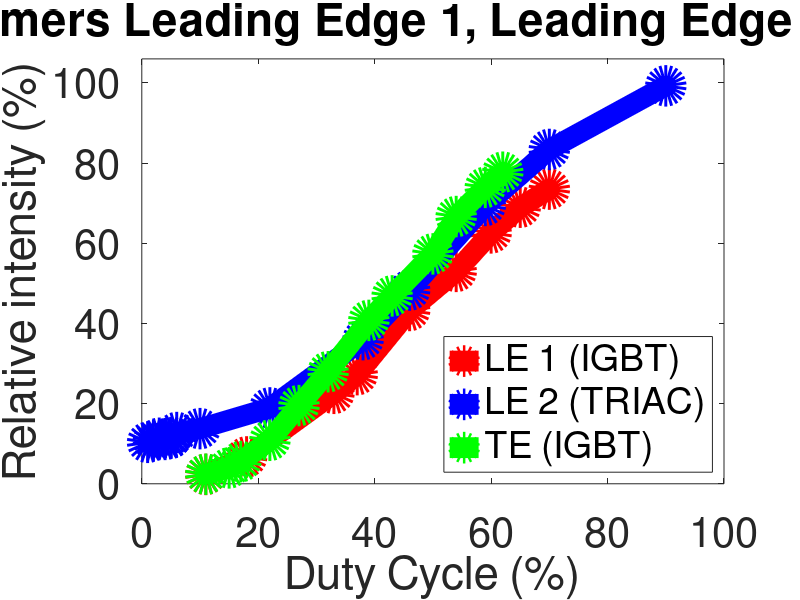

This chart was generated by the following MATLAB code:
%Este script carga y grafica los datos experimentales del estudio de la energia
%aprovechada por los dimmers en la relacion a la almacenada a la lamparas
%LED. Se grafico intensidad relativa en funcion del dutycycle (esto lo
%explica detalladamente en la seccion 3.4 del capitulo 3 del documento de este proyecto).




Duty_cycle_1=[11;18;33;37;46;54;60;65;70];
Vout_1=[0.16;0.46;1.55;1.87;2.97;3.64;4.3;4.74;5.05];
Iout_1=Vout_1/10000;

Duty_cycle_2=[1;2;3;4;4.98;5;5.02;6;10;22;38;46;59;70;90];
Vout_2=[0.71;0.74;0.78;0.76;0.78;0.79;0.79;0.878;0.945;1.3;2.47;3.32;4.77;5.73;6.82];
Iout_2=Vout_2/10000;

Duty_cycle_3=[11;15;17;22;27;32;39;43;50;54;59;62];
Vout_3=[0.164;0.272;0.38;0.745;1.34;1.92;2.8;3.22;3.94;4.58;5.08;5.34];
Iout_3=Vout_3/10000;



Duty_cycle_4=[18;20;25;27;33;37;41;46;50;58];
Vout_4=[0.2;0.232;0.5;0.555;1.05;1.37;1.56;1.8;1.85;2.09];
Iout_4=Vout_4/10000;

Duty_cycle_5=[20;23;28;36;40;45;52;58;61;87];
Vout_5=[0.68;0.88;1.17;1.54;1.81;2.01;2.22;2.25;2.25;2.25];
Iout_5=Vout_5/10000;

Duty_cycle_6=[26;35;41;48;57;62;71;77;82];
Vout_6=[0.52;1.04;1.35;1.7;2.04;2.08;2.1;2.1;2.12];
Iout_6=Vout_6/10000;

Duty_cycle_7=[25;40;51;58;66;87];
Vout_7=[1;1.79;2;2.3;2.54;2.72];
Iout_7=Vout_7/10000;

Duty_cycle_8=[18;28;36;44;52;65;74;86;93];
Vout_8=[0.495;0.87;1.21;1.51;1.92;2.35;3;3.01;3.01];
Iout_8=Vout_8/10000;

Duty_cycle_9=[28;39;51;64;74;82];
Vout_9=[0.591;0.906;1.4;1.85;2.25;2.58];
Iout_9=Vout_9/10000;

% Duty_cycle_10=[25;40;51;58;66;87];
% Vout_10=[1;1.79;2;2.3;2.54;2.72];
% Iout_10=Vout_10/10000;
% 
% Duty_cycle_11=[18;30;38;43;51;61;70;83;91];
% Vout_11=[0.315;1.02;1.42;1.76;2.02;2.1;2.1;2.1;2.1];
% Iout_11=Vout_11/10000;
% 
% Duty_cycle_12=[12;26;36;45;56];
% Vout_12=[0.153;0.647;1.02;1.37;1.96];
% Iout_12=Vout_12/10000;

Vout_S3=6.87;
Vout_S2=2.25;
Vout_S1=3.32;
% Vout_SI=2.81;


Iout_S3=Vout_S3/10000;
Iout_S1=Vout_S1/10000;
Iout_S2=Vout_S2/10000;
% Iout_SI=Vout_SI/10000;


D_LE_1_3=(Iout_1/Iout_S3)*100;

D_LE_2_3=(Iout_2/Iout_S3)*100;

D_TE_3=(Iout_3/Iout_S3)*100;

D_LE_1_2=(Iout_4/Iout_S2)*100;

D_LE_2_2=(Iout_5/Iout_S2)*100;

D_TE_2=(Iout_6/Iout_S2)*100;

D_LE_1_1=(Iout_7/Iout_S1)*100;

D_LE_2_1=(Iout_8/Iout_S1)*100;

D_TE_1=(Iout_9/Iout_S1)*100;

% D_LE_1_I=(Iout_10/Iout_SI)*100;
% 
% D_LE_2_I=(Iout_11/Iout_SI)*100;
% 
% D_TE_I=(Iout_12/Iout_SI)*100;



% [ri1]=adjustment_curve(Duty_cycle_1',D_LE_1);
%     
% [ri2]=adjustment_curve(Duty_cycle_2',D_LE_2);
% 
% [ri3]=adjustment_curve(Duty_cycle_3',D_TE);

% subplot(1,5,5)
% P1=plot(Duty_cycle_1,D_LE_1_3,'Color','red','LineWidth',15);
% hold on;
% % T1=plot(Duty_cycle_1,ri1,"Color","black","Marker","*","MarkerSize",15,"LineWidth",4);
% % hold on
% P2=plot(Duty_cycle_2,D_LE_2_3,'Color','blue','LineWidth',15);
% hold on;
% % T2=plot(Duty_cycle_2,ri2,"Color","black","Marker","+","MarkerSize",15,"LineWidth",4);
% % hold on
% P3=plot(Duty_cycle_3,D_TE_3,'Color','green','LineWidth',15);
% % hold on;
% % T3=plot(Duty_cycle_3,ri3,"Color","black","Marker","o","MarkerSize",15,"LineWidth",4);
% 
% hAxesy=ylabel("Relative intensity (%)");
% 
% 
% 
% hAxesx=xlabel("Duty Cycle (%)");
% 
% 
% 
% 
% set(hAxesx, 'FontSize', 30);
% set(hAxesy, 'FontSize', 30);
% legend([P1,P2,P3],"LE 1 (IGBT)","LE 2 (TRIAC)","TE (IGBT)",'Location','southeast','FontSize',30);  
% 
% % Agrandar los números del eje x
% set(gca, 'FontSize', 30)
% 
% % Agrandar los números del eje y
% set(gca, 'FontSize', 30)
% 
% 
% title('Lamp #3 for dimmers Leading Edge 1, Leading Edge 2 and Trailing Edge');

% subplot(5,5,5)
% P1=plot(Duty_cycle_4,D_LE_1_2,'Color','red','LineWidth',15);
% hold on;
% % T1=plot(Duty_cycle_1,ri1,"Color","black","Marker","*","MarkerSize",15,"LineWidth",4);
% % hold on
% P2=plot(Duty_cycle_5,D_LE_2_2,'Color','blue','LineWidth',15);
% hold on;
% % T2=plot(Duty_cycle_2,ri2,"Color","black","Marker","+","MarkerSize",15,"LineWidth",4);
% % hold on
% P3=plot(Duty_cycle_6,D_TE_2,'Color','green','LineWidth',15);
% % hold on;
% % T3=plot(Duty_cycle_3,ri3,"Color","black","Marker","o","MarkerSize",15,"LineWidth",4);
% 
% hAxesy=ylabel("Relative intensity (%)");
% 
% 
% 
% hAxesx=xlabel("Duty Cycle (%)");
% 
% 
% 
% 
% set(hAxesx, 'FontSize', 30);
% set(hAxesy, 'FontSize', 30);
% legend([P1,P2,P3],"LE 1 (IGBT)","LE 2 (TRIAC)","TE (IGBT)",'Location','southeast','FontSize',30);  
% 
% % Agrandar los números del eje x
% set(gca, 'FontSize', 30)
% 
% % Agrandar los números del eje y
% set(gca, 'FontSize', 30)
% 
% 
% title('Lamp #2 for dimmers Leading Edge 1, Leading Edge 2 and Trailing Edge');

% 
% subplot(10,5,5)
% P1=plot(Duty_cycle_7,D_LE_1_1,'Color','red','LineWidth',15);
% hold on;
% % T1=plot(Duty_cycle_1,ri1,"Color","black","Marker","*","MarkerSize",15,"LineWidth",4);
% % hold on
% P2=plot(Duty_cycle_8,D_LE_2_1,'Color','blue','LineWidth',15);
% hold on;
% % T2=plot(Duty_cycle_2,ri2,"Color","black","Marker","+","MarkerSize",15,"LineWidth",4);
% % hold on
% P3=plot(Duty_cycle_9,D_TE_1,'Color','green','LineWidth',15);
% % hold on;
% % T3=plot(Duty_cycle_3,ri3,"Color","black","Marker","o","MarkerSize",15,"LineWidth",4);
% 
% hAxesy=ylabel("Relative intensity (%)");
% 
% 
% 
% hAxesx=xlabel("Duty Cycle (%)");
% 

% 
% 
% 
% set(hAxesx, 'FontSize', 30);
% set(hAxesy, 'FontSize', 30);
% legend([P1,P2,P3],"LE 1 (IGBT)","LE 2 (TRIAC)","TE (IGBT)",'Location','southeast','FontSize',30);  
% 
% % Agrandar los números del eje x
% set(gca, 'FontSize', 30)
% 
% % Agrandar los números del eje y
% set(gca, 'FontSize', 30)
% 
% 
% title('Lamp #1 for dimmers Leading Edge 1, Leading Edge 2 and Trailing Edge');
% % 
% subplot(15,5,5)
P1=plot(Duty_cycle_1,D_LE_1_3, '-o', 'MarkerFaceColor', 'r','MarkerSize',15,'Color','red','LineWidth',15);
hold on;
% T1=plot(Duty_cycle_1,ri1,"Color","black","Marker","*","MarkerSize",15,"LineWidth",4);
% hold on
P2=plot(Duty_cycle_2,D_LE_2_3, '-o', 'MarkerFaceColor', 'b','MarkerSize',15,'Color','blue','LineWidth',15);
hold on;
% T2=plot(Duty_cycle_2,ri2,"Color","black","Marker","+","MarkerSize",15,"LineWidth",4);
% hold on
P3=plot(Duty_cycle_3,D_TE_3, '-o', 'MarkerFaceColor', 'g','MarkerSize',15,'Color','green','LineWidth',15);
% hold on;
% T3=plot(Duty_cycle_3,ri3,"Color","black","Marker","o","MarkerSize",15,"LineWidth",4);

hAxesy=ylabel("Relative intensity (%)");
maxY = max(D_LE_2_2);
ylim([0,maxY+6]);


hAxesx=xlabel("Duty Cycle (%)");




set(hAxesx, 'FontSize', 30);
set(hAxesy, 'FontSize', 30);
legend([P1,P2,P3],"LE 1 (IGBT)","LE 2 (TRIAC)","TE (IGBT)",'Location','southeast','FontSize',30);  

% Agrandar los números del eje x
set(gca, 'FontSize', 30)

% Agrandar los números del eje y
set(gca, 'FontSize', 30)


title('Lamp #1, for dimmers Leading Edge 1, Leading Edge 2 and Trailing Edge');
% 
% % 
